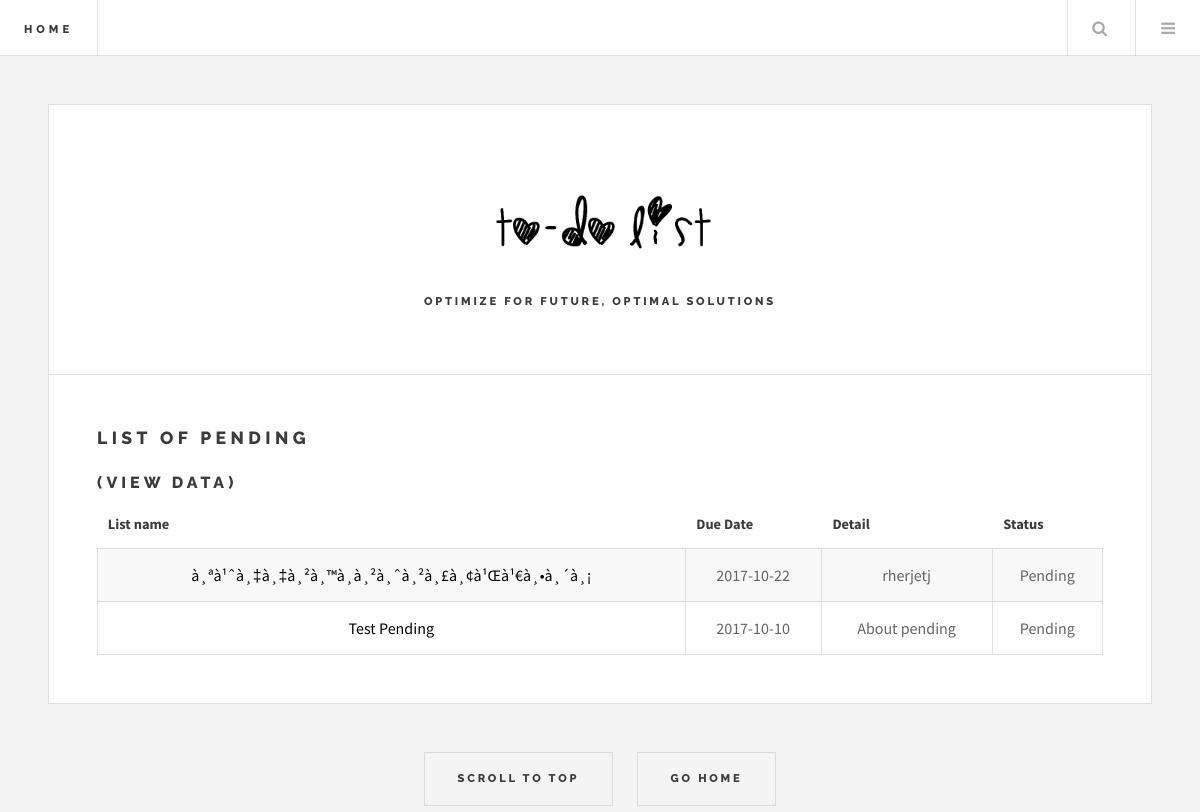
Screenshot of /ndone.php with the database file from the repository.
### tables this page shows
CREATE TABLE `list` (
  `name` varchar(70) NOT NULL,
  `date` varchar(15) NOT NULL,
  `detail` varchar(500) NOT NULL,
  `done` varchar(10) NOT NULL,
  `EmployeeNo` varchar(20) NOT NULL
);

### ndone.php (the view, shortened to what this page needs)
<!DOCTYPE HTML>
<html>
	<head>
		<link rel="stylesheet" href="assets/css2/main.css" />
	</head>
	<body>
			<div id="wrapper">
					<header id="header">
						<h1><a href="home.php">Home</a></h1>
						<nav class="links">
						</nav>
						<nav class="main">
						<ul>
							<li class="search">
									<a class="fa-search" href="#search">Search</a>
								</li>
							<li class="menu">
									<a class="fa-bars" href="#menu">Menu</a>
							</li>
							</ul>
						</nav>
					</header>
    <div id="main">
							<article class="post">
								<header>
								  <div class="title">
										<div align="center">
										<img src="images/tlogo.png" width="300">
										<header>
								 			<h4>Optimize For Future, Optimal Solutions</h4>
										</header>
									  </div>
									</div>
							</header>
							 <h2>List Of Pending</h2> <h1>(View Data)</h1>
								<table class="alt">
											<thead>
												<tr>
													<th>List name</th>
													<th>Due Date</th>
													<th>Detail</th>
													<th>Status</th>
												</tr>
											</thead>
											<tbody>
											<?php
												$re = @$_REQUEST['query'];
												if($re!=""){
													$result=mysql_query("SELECT * FROM `list` WHERE `name` = '$re'");
													while($test = mysql_fetch_array($result))
													{
													$id = $test['name'];
													echo "<tr align='center'>";
													echo"<td><font color='black'>". $test['name']. "</font></td>";
													echo"<td>" .$test['date']."</td>";
													echo"<td>" .$test['detail']."</td>";
													echo"<td>". $test['done']. "</td>";
													$type = $_SESSION["C_TYPE"];
													if($type == 9 || $type == 1 ){
													echo"<td><font color='green'> <a href ='tld-edit.php?ID=$id'>Edit</a></font>";
													echo"<td><font color='red'> <a href ='del.php?ID=$id&TYPE=list' onclick='return checkDelete()' <center>Delete</center></font></a>";
													}
													echo "</tr>";
													}
												}
												else{
												$result=mysql_query("SELECT * FROM list WHERE `done` = 'Pending'");
												while($test = mysql_fetch_array($result))
													{
													echo "<tr align='center'>";
													echo"<td><font color='black'>". $test['name']. "</font></td>";
													echo"<td>" .$test['date']."</td>";
													echo"<td>" .$test['detail']."</td>";
													echo"<td>". $test['done']. "</td>";
													echo "</tr>";
													}
												}
												?>
											</tbody>
	  </table>
							</article>
							<div align="center">
								<ul class="actions pagination">
								<center>
								<?php
								echo"<li><a href='#' class='button big'>Scroll to top</a></li>";
								echo"<li><a href='home.php' class='button big'>Go Home</a></li>";
								?>
								</ul>
								</div>
		  </div>
		  </div>
	</body>
</html><!doctype html>
<html>
<head>
</head>
<body>
</body>
</html>

### rows the page displays
list: name "à¸ªà¹ˆà¸‡à¸‡à¸²à¸™à¸­à¸²à¸ˆà¸²à¸£à¸¢à¹Œà¹€à¸•à¸´à¸¡", date "2017-10-22", detail "rherjetj", done "Pending"
list: name "Test Pending", date "2017-10-10", detail "About pending", done "Pending"
